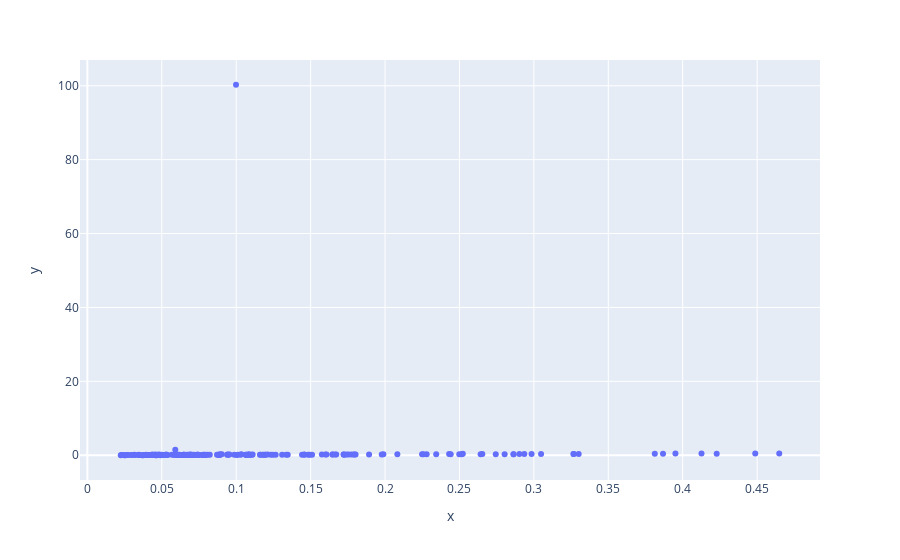

This figure's notebook cell:
### Code cell
print(mean_absolute_error(y,fwhm_pred))
px.scatter(x = y, y=fwhm_pred)

### Figure 1 — Plotly figure (JSON) as saved in the notebook; plotly's stock layout.template omitted (floating-point values rounded to 4 significant figures; data arrays with more than 128 entries replaced by an {"elided": "..."} marker saying what was removed)
{"data": [{"hovertemplate": "x=%{x}<br>y=%{y}<extra></extra>", "legendgroup": "", "marker": {"color": "#636efa", "symbol": "circle"}, "mode": "markers", "name": "", "orientation": "v", "showlegend": false, "type": "scatter", "x": {"elided": "184 float values"}, "xaxis": "x", "y": {"elided": "184 float values"}, "yaxis": "y"}], "layout": {"legend": {"tracegroupgap": 0}, "margin": {"t": 60}, "xaxis": {"anchor": "y", "domain": [0, 1], "title": {"text": "x"}}, "yaxis": {"anchor": "x", "domain": [0, 1], "title": {"text": "y"}}}}
